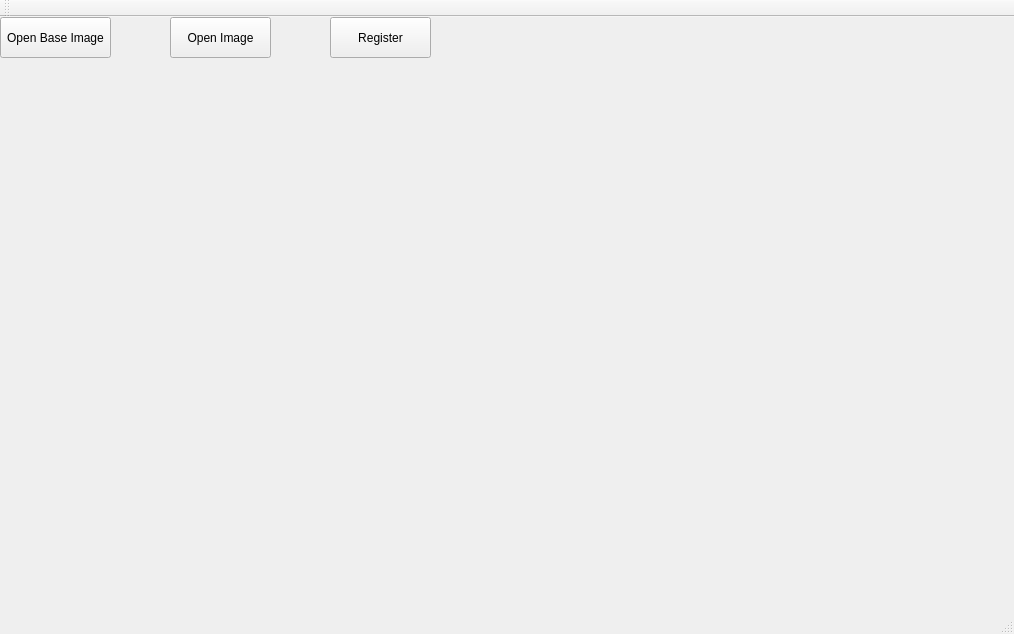
<?xml version="1.0" encoding="UTF-8"?>
<ui version="4.0">
 <class>MainWindow</class>
 <widget class="QMainWindow" name="MainWindow">
  <property name="geometry">
   <rect>
    <x>0</x>
    <y>0</y>
    <width>1014</width>
    <height>634</height>
   </rect>
  </property>
  <property name="windowTitle">
   <string>MainWindow</string>
  </property>
  <widget class="QWidget" name="centralWidget">
   <widget class="QPushButton" name="OpenBaseImageButton">
    <property name="geometry">
     <rect>
      <x>0</x>
      <y>0</y>
      <width>111</width>
      <height>41</height>
     </rect>
    </property>
    <property name="text">
     <string>Open Base Image</string>
    </property>
   </widget>
   <widget class="QPushButton" name="OpenImageButton">
    <property name="geometry">
     <rect>
      <x>170</x>
      <y>0</y>
      <width>101</width>
      <height>41</height>
     </rect>
    </property>
    <property name="text">
     <string>Open Image</string>
    </property>
   </widget>
   <widget class="QLabel" name="DisplayBaseImageLabel">
    <property name="geometry">
     <rect>
      <x>20</x>
      <y>90</y>
      <width>481</width>
      <height>291</height>
     </rect>
    </property>
    <property name="text">
     <string/>
    </property>
   </widget>
   <widget class="QPushButton" name="RegisterButton">
    <property name="geometry">
     <rect>
      <x>330</x>
      <y>0</y>
      <width>101</width>
      <height>41</height>
     </rect>
    </property>
    <property name="text">
     <string>Register</string>
    </property>
   </widget>
   <widget class="QLabel" name="DisplayImageLabel">
    <property name="geometry">
     <rect>
      <x>520</x>
      <y>90</y>
      <width>391</width>
      <height>291</height>
     </rect>
    </property>
    <property name="text">
     <string/>
    </property>
   </widget>
  </widget>
  <widget class="QMenuBar" name="menuBar">
   <property name="geometry">
    <rect>
     <x>0</x>
     <y>0</y>
     <width>1014</width>
     <height>23</height>
    </rect>
   </property>
  </widget>
  <widget class="QToolBar" name="mainToolBar">
   <attribute name="toolBarArea">
    <enum>TopToolBarArea</enum>
   </attribute>
   <attribute name="toolBarBreak">
    <bool>false</bool>
   </attribute>
  </widget>
  <widget class="QStatusBar" name="statusBar"/>
 </widget>
 <layoutdefault spacing="6" margin="11"/>
 <resources/>
 <connections/>
</ui>
